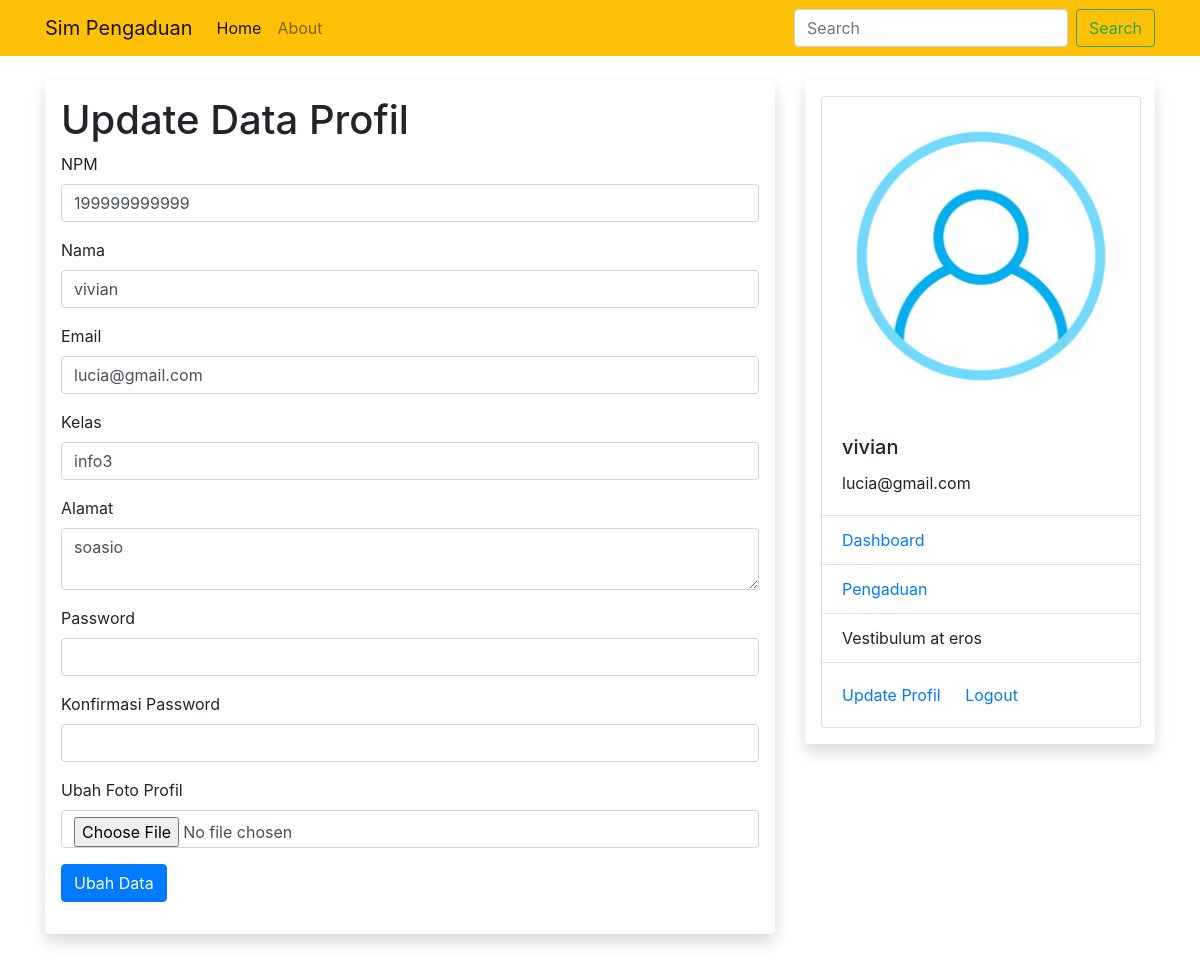
Screenshot of /edit_mahasiswa (signed in) with the database file from the repository.
### sim/models.py (models this page shows, shortened)
class Tmahasiswa(db.Model, UserMixin): #tambahkan
    id = db.Column(db.Integer, primary_key=True)
    npm = db.Column(db.String(15), unique=True, nullable=False)
    nama = db.Column(db.String(100), nullable=False)
    email = db.Column(db.String(120), unique=True, nullable=False)
    password = db.Column(db.String(80), nullable=False)
    kelas = db.Column(db.String(20), nullable=False)
    alamat = db.Column(db.String(100), nullable=False)
    foto = db.Column(db.String(30), nullable=False, default='default.jpg')
    pengaduans = db.relationship('Tpengaduan', backref='mahasiswa', lazy=True)

### sim/mahasiswa/routes.py (the view)
@vmahasiswa.route("/edit_mahasiswa", methods=['GET', 'POST'])
@login_required
def edit_mahasiswa():
    form=editmahasiswa_F()
    if form.validate_on_submit():
        if form.foto.data:
            file_foto=simpan_foto(form.foto.data)
            current_user.foto=file_foto
        pass_hash = bcrypt.generate_password_hash(form.password.data).decode('UTF-8')
        current_user.npm=form.npm.data
        current_user.nama=form.nama.data
        current_user.email=form.email.data
        current_user.kelas=form.kelas.data
        current_user.alamat=form.alamat.data
        current_user.password=pass_hash
        db.session.commit()
        flash('Data Berhasil di Ubah', 'warning')
        return redirect(url_for('vmahasiswa.edit_mahasiswa'))
    elif request.method=="GET":
        form.npm.data=current_user.npm
        form.nama.data=current_user.nama
        form.email.data=current_user.email
        form.kelas.data=current_user.kelas
        form.alamat.data=current_user.alamat
    return render_template('edit_mahasiswa.html', form=form)

### sim/mahasiswa/forms.py (shortened to what this page needs)
class editmahasiswa_F(FlaskForm):
    npm = StringField('NPM', validators=[DataRequired(), Length(min=10, max=15)])
    nama = StringField('Nama', validators=[DataRequired()])
    email = StringField('Email', validators=[DataRequired(), Email()])
    kelas = StringField('Kelas', validators=[DataRequired()])
    password = PasswordField('Password', validators=[DataRequired(), Length(min=8, max=20)])
    konf_pass = PasswordField('Konfirmasi Password', validators=[DataRequired(), EqualTo('password')])
    alamat = TextAreaField('Alamat')
    foto = FileField('Ubah Foto Profil', validators=[FileAllowed(['jpg','png'])])
    submit = SubmitField('Ubah Data')

### sim/models.py (called while the page is built)
@login_manager.user_loader
def loader_user(mahasiswa_id):
    return Tmahasiswa.query.get(int(mahasiswa_id))

### sim/templates/edit_mahasiswa.html (shortened to what this page needs)
{% extends "base.html" %}
{% block content %}
<h1>Update Data Profil</h1>
<form method="POST" enctype="multipart/form-data">
        <div class="form-group">
                {{form.npm.label(class="form-control-label")}}
                {% if form.npm.errors %}
                {{form.npm(class="form-control is-invalid")}}
                <div class="invalid-feedback">
                        {% for error in form.npm.errors %}
                        <span>{{error}}</span>
                        {% endfor %}
                </div>
                {% else %}
                {{form.npm(class="form-control")}}
                {% endif %}
        </div>
        <div class="form-group">
                {{form.nama.label(class="form-control-label")}}
                {{form.nama(class="form-control")}}
        </div>
        <div class="form-group">
                {{form.email.label(class="form-control-label")}}
                {% if form.email.errors %}
                {{form.email(class="form-control is-invalid")}}
                <div class="invalid-feedback">
                        {% for error in form.email.errors %}
                        <span>{{error}}</span>
                        {% endfor %}
                </div>
                {% else %}
                {{form.email(class="form-control")}}
                {% endif %}
        </div>
        <div class="form-group">
                {{form.kelas.label(class="form-control-label")}}
                {{form.kelas(class="form-control")}}
        </div>
        <div class="form-group">
                {{form.alamat.label(class="form-control-label")}}
                {{form.alamat(class="form-control")}}
        </div>
        <div class="form-group">
                {{form.password.label(class="form-control-label")}}
                {% if form.password.errors %}
                {{form.password(class="form-control is-invalid")}}
                <div class="invalid-feedback">
                        {% for error in form.password.errors %}
                        <span>{{error}}</span>
                        {% endfor %}
                </div>
                {% else %}
                {{form.password(class="form-control")}}
                {% endif %}
        </div>
        <div class="form-group">
                {{form.konf_pass.label(class="form-control-label")}}
                {% if form.konf_pass.errors %}
                {{form.konf_pass(class="form-control is-invalid")}}
                <div class="invalid-feedback">
                        {% for error in form.konf_pass.errors %}
                        <span>{{error}}</span>
                        {% endfor %}
                </div>
                {% else %}
                {{form.konf_pass(class="form-control")}}
                {% endif %}
        </div>
        <div class="form-group">
                {{form.foto.label(class="form-control-label")}}
                {% if form.foto.errors %}
                {{form.foto(class="form-control is-invalid")}}
                <div class="invalid-feedback">
                        {% for error in form.foto.errors %}
                        <span>{{error}}</span>
                        {% endfor %}
                </div>
                {% else %}
                {{form.foto(class="form-control")}}
                {% endif %}
        </div>
        <div class="form-group">
                {{form.submit(class="btn btn-primary")}}
        </div>
</form>
{% endblock content %}

### sim/templates/base.html (shortened to what this page needs)
<html>
<head>
  <link rel="stylesheet" href="{{ url_for ('static', filename='css/bootstrap.min.css')}}">
  <link rel="stylesheet" href="{{url_for('static', filename='static/style.css')}}">
</head>
<body>
  <nav class="navbar navbar-expand-lg navbar-light bg-warning">
    <div class="container">
      <a class="navbar-brand" href="#">Sim Pengaduan</a>
      <div class="collapse navbar-collapse" id="navbarSupportedContent">
        <ul class="navbar-nav mr-auto">
          <li class="nav-item active">
            <a class="nav-link" href="{{ url_for ('vmahasiswa.home')}}">Home <span class="sr-only">(current)</span></a>
          </li>
          <li class="nav-item">
            <a class="nav-link" href="{{ url_for ('vmahasiswa.about')}}">About</a>
          </li>
        </ul>
        <form class="form-inline my-2 my-lg-0">
          <input class="form-control mr-sm-2" type="search" placeholder="Search" aria-label="Search">
          <button class="btn btn-outline-success my-2 my-sm-0" type="submit">Search</button>
        </form>
      </div>
    </div>
  </nav>
  <div class="container mt-4">
    <div class="row">
      <div class="col-md-8">
        <div class="shadow p-3 mb-5 bg-white rounded">
          {% block content %}
          {% endblock %}
        </div>
      </div>
      <div class="col-md-4">
        <div class="shadow p-3 mb-5 bg-white rounded">
          {% if current_user.is_authenticated %}
          <div class="card" style="width: 20rem;">
            <img src="{{url_for('static', filename='foto/' + current_user.foto)}}" class="card-img-top" alt="...">
            <div class="card-body">
              <h5 class="card-title">{{current_user.nama}}</h5>
              <p class="card-text">{{current_user.email}}</p>
            </div>
            <ul class="list-group list-group-flush">
              <li class="list-group-item"><a href="{{ url_for ('vmahasiswa.akunmahasiswa')}}">Dashboard</a></li>
              <li class="list-group-item"> <a href="{{url_for('vmahasiswa.pengaduan')}}">Pengaduan</a></li>
              <li class="list-group-item">Vestibulum at eros</li>
            </ul>
            <div class="card-body">
              <a href="{{ url_for ('vmahasiswa.edit_mahasiswa')}}" class="card-link">Update Profil</a>
              <a href="{{ url_for ('vmahasiswa.logout_mahasiswa')}}" class="card-link">Logout</a>
            </div>
          </div>
          {% else %}
          <h1>Menu Lain</h1>
          <li>Data Mahasiswa</li>
          <li>Data Dosen</li>
          {% endif %}
        </div>
      </div>
    </div>
  </div>
</body>
</html>

### rows the page displays
Tmahasiswa: npm "199999999999", nama "vivian", email "lucia@gmail.com", kelas "info3", alamat "soasio", foto (placeholder picture)
